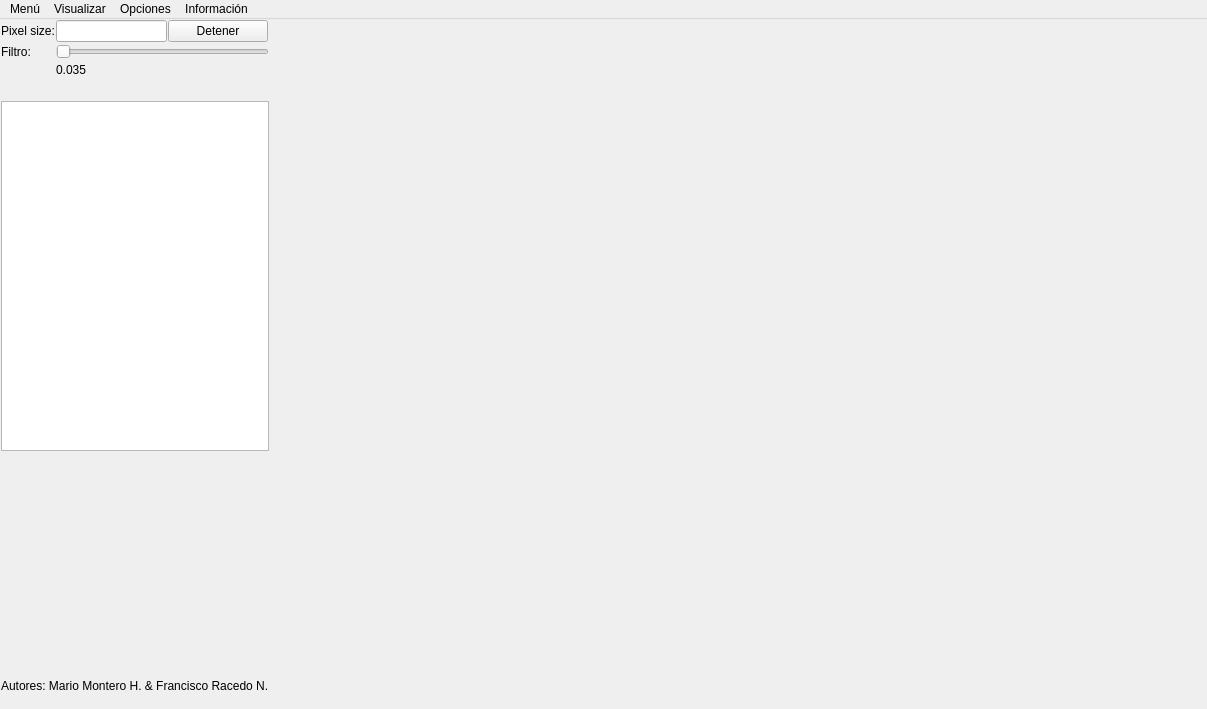
<?xml version="1.0" encoding="UTF-8"?>
<ui version="4.0">
 <author>Mario Montero</author>
 <class>Laser</class>
 <widget class="QMainWindow" name="Laser">
  <property name="enabled">
   <bool>true</bool>
  </property>
  <property name="geometry">
   <rect>
    <x>0</x>
    <y>0</y>
    <width>1207</width>
    <height>709</height>
   </rect>
  </property>
  <property name="sizePolicy">
   <sizepolicy hsizetype="Expanding" vsizetype="Expanding">
    <horstretch>0</horstretch>
    <verstretch>0</verstretch>
   </sizepolicy>
  </property>
  <property name="windowTitle">
   <string>Perfilador láser</string>
  </property>
  <property name="windowIcon">
   <iconset>
    <normaloff>Figure_2-.ico</normaloff>Figure_2-.ico</iconset>
  </property>
  <property name="layoutDirection">
   <enum>Qt::LeftToRight</enum>
  </property>
  <property name="styleSheet">
   <string notr="true"/>
  </property>
  <property name="iconSize">
   <size>
    <width>125</width>
    <height>125</height>
   </size>
  </property>
  <property name="toolButtonStyle">
   <enum>Qt::ToolButtonFollowStyle</enum>
  </property>
  <property name="animated">
   <bool>true</bool>
  </property>
  <property name="documentMode">
   <bool>false</bool>
  </property>
  <widget class="QWidget" name="centralwidget">
   <property name="autoFillBackground">
    <bool>false</bool>
   </property>
   <layout class="QGridLayout" name="gridLayout">
    <item row="5" column="4" rowspan="3">
     <widget class="QWidget" name="widget_3" native="true">
      <property name="sizePolicy">
       <sizepolicy hsizetype="Expanding" vsizetype="Expanding">
        <horstretch>1</horstretch>
        <verstretch>1</verstretch>
       </sizepolicy>
      </property>
      <property name="minimumSize">
       <size>
        <width>164</width>
        <height>182</height>
       </size>
      </property>
      <property name="maximumSize">
       <size>
        <width>1000</width>
        <height>431</height>
       </size>
      </property>
      <property name="sizeIncrement">
       <size>
        <width>1</width>
        <height>1</height>
       </size>
      </property>
      <property name="baseSize">
       <size>
        <width>433</width>
        <height>331</height>
       </size>
      </property>
     </widget>
    </item>
    <item row="8" column="0" colspan="4">
     <widget class="QLabel" name="label_5">
      <property name="minimumSize">
       <size>
        <width>0</width>
        <height>0</height>
       </size>
      </property>
      <property name="maximumSize">
       <size>
        <width>351</width>
        <height>17</height>
       </size>
      </property>
      <property name="baseSize">
       <size>
        <width>351</width>
        <height>17</height>
       </size>
      </property>
      <property name="text">
       <string>Autores: Mario Montero H. &amp; Francisco Racedo N.</string>
      </property>
     </widget>
    </item>
    <item row="1" column="0">
     <widget class="QLabel" name="label_2">
      <property name="minimumSize">
       <size>
        <width>0</width>
        <height>0</height>
       </size>
      </property>
      <property name="maximumSize">
       <size>
        <width>51</width>
        <height>17</height>
       </size>
      </property>
      <property name="baseSize">
       <size>
        <width>51</width>
        <height>17</height>
       </size>
      </property>
      <property name="text">
       <string>Filtro:</string>
      </property>
     </widget>
    </item>
    <item row="2" column="1">
     <widget class="QLabel" name="label_3">
      <property name="sizePolicy">
       <sizepolicy hsizetype="Minimum" vsizetype="Minimum">
        <horstretch>0</horstretch>
        <verstretch>0</verstretch>
       </sizepolicy>
      </property>
      <property name="minimumSize">
       <size>
        <width>0</width>
        <height>0</height>
       </size>
      </property>
      <property name="maximumSize">
       <size>
        <width>71</width>
        <height>17</height>
       </size>
      </property>
      <property name="baseSize">
       <size>
        <width>71</width>
        <height>17</height>
       </size>
      </property>
      <property name="text">
       <string>0.035</string>
      </property>
     </widget>
    </item>
    <item row="1" column="1" colspan="3">
     <widget class="QSlider" name="horizontalSlider">
      <property name="sizePolicy">
       <sizepolicy hsizetype="Minimum" vsizetype="Fixed">
        <horstretch>0</horstretch>
        <verstretch>0</verstretch>
       </sizepolicy>
      </property>
      <property name="minimumSize">
       <size>
        <width>0</width>
        <height>0</height>
       </size>
      </property>
      <property name="maximumSize">
       <size>
        <width>270</width>
        <height>21</height>
       </size>
      </property>
      <property name="minimum">
       <number>0</number>
      </property>
      <property name="value">
       <number>0</number>
      </property>
      <property name="orientation">
       <enum>Qt::Horizontal</enum>
      </property>
      <property name="invertedControls">
       <bool>false</bool>
      </property>
      <property name="tickInterval">
       <number>5</number>
      </property>
     </widget>
    </item>
    <item row="0" column="1">
     <widget class="QLineEdit" name="lineEdit">
      <property name="minimumSize">
       <size>
        <width>0</width>
        <height>0</height>
       </size>
      </property>
      <property name="maximumSize">
       <size>
        <width>113</width>
        <height>25</height>
       </size>
      </property>
     </widget>
    </item>
    <item row="0" column="0">
     <widget class="QLabel" name="label">
      <property name="minimumSize">
       <size>
        <width>0</width>
        <height>0</height>
       </size>
      </property>
      <property name="maximumSize">
       <size>
        <width>81</width>
        <height>17</height>
       </size>
      </property>
      <property name="baseSize">
       <size>
        <width>81</width>
        <height>17</height>
       </size>
      </property>
      <property name="text">
       <string>Pixel size:</string>
      </property>
     </widget>
    </item>
    <item row="3" column="0" rowspan="3" colspan="4">
     <widget class="QTableView" name="tableView">
      <property name="minimumSize">
       <size>
        <width>0</width>
        <height>0</height>
       </size>
      </property>
      <property name="maximumSize">
       <size>
        <width>351</width>
        <height>350</height>
       </size>
      </property>
      <property name="baseSize">
       <size>
        <width>351</width>
        <height>361</height>
       </size>
      </property>
      <property name="gridStyle">
       <enum>Qt::NoPen</enum>
      </property>
     </widget>
    </item>
    <item row="5" column="5" rowspan="3">
     <widget class="QWidget" name="widget_2" native="true">
      <property name="sizePolicy">
       <sizepolicy hsizetype="Expanding" vsizetype="Expanding">
        <horstretch>1</horstretch>
        <verstretch>1</verstretch>
       </sizepolicy>
      </property>
      <property name="minimumSize">
       <size>
        <width>164</width>
        <height>182</height>
       </size>
      </property>
      <property name="maximumSize">
       <size>
        <width>1000</width>
        <height>431</height>
       </size>
      </property>
      <property name="sizeIncrement">
       <size>
        <width>1</width>
        <height>1</height>
       </size>
      </property>
      <property name="baseSize">
       <size>
        <width>433</width>
        <height>331</height>
       </size>
      </property>
     </widget>
    </item>
    <item row="7" column="0" colspan="3">
     <widget class="QLabel" name="label_6">
      <property name="minimumSize">
       <size>
        <width>0</width>
        <height>0</height>
       </size>
      </property>
      <property name="maximumSize">
       <size>
        <width>131</width>
        <height>71</height>
       </size>
      </property>
      <property name="baseSize">
       <size>
        <width>131</width>
        <height>71</height>
       </size>
      </property>
      <property name="autoFillBackground">
       <bool>false</bool>
      </property>
      <property name="text">
       <string/>
      </property>
      <property name="pixmap">
       <pixmap>imagenes/acreditacion logo 2019.png</pixmap>
      </property>
      <property name="scaledContents">
       <bool>true</bool>
      </property>
      <property name="wordWrap">
       <bool>false</bool>
      </property>
      <property name="openExternalLinks">
       <bool>false</bool>
      </property>
     </widget>
    </item>
    <item row="9" column="0" colspan="2">
     <widget class="QLabel" name="label_7">
      <property name="sizePolicy">
       <sizepolicy hsizetype="Minimum" vsizetype="Minimum">
        <horstretch>0</horstretch>
        <verstretch>0</verstretch>
       </sizepolicy>
      </property>
      <property name="minimumSize">
       <size>
        <width>0</width>
        <height>0</height>
       </size>
      </property>
      <property name="maximumSize">
       <size>
        <width>61</width>
        <height>15</height>
       </size>
      </property>
      <property name="baseSize">
       <size>
        <width>61</width>
        <height>15</height>
       </size>
      </property>
      <property name="autoFillBackground">
       <bool>false</bool>
      </property>
      <property name="text">
       <string/>
      </property>
      <property name="pixmap">
       <pixmap>imagenes/logo pixel_Mesa de trabajo 11_Mesa de trabajo 1.png</pixmap>
      </property>
      <property name="scaledContents">
       <bool>true</bool>
      </property>
      <property name="openExternalLinks">
       <bool>false</bool>
      </property>
     </widget>
    </item>
    <item row="0" column="5" rowspan="5">
     <widget class="QWidget" name="widget" native="true">
      <property name="sizePolicy">
       <sizepolicy hsizetype="Expanding" vsizetype="Expanding">
        <horstretch>1</horstretch>
        <verstretch>1</verstretch>
       </sizepolicy>
      </property>
      <property name="minimumSize">
       <size>
        <width>164</width>
        <height>182</height>
       </size>
      </property>
      <property name="maximumSize">
       <size>
        <width>1000</width>
        <height>431</height>
       </size>
      </property>
      <property name="sizeIncrement">
       <size>
        <width>1</width>
        <height>1</height>
       </size>
      </property>
      <property name="baseSize">
       <size>
        <width>433</width>
        <height>331</height>
       </size>
      </property>
     </widget>
    </item>
    <item row="0" column="4" rowspan="5">
     <widget class="QWidget" name="widget_4" native="true">
      <property name="sizePolicy">
       <sizepolicy hsizetype="Expanding" vsizetype="Expanding">
        <horstretch>1</horstretch>
        <verstretch>1</verstretch>
       </sizepolicy>
      </property>
      <property name="minimumSize">
       <size>
        <width>164</width>
        <height>182</height>
       </size>
      </property>
      <property name="maximumSize">
       <size>
        <width>1000</width>
        <height>431</height>
       </size>
      </property>
      <property name="sizeIncrement">
       <size>
        <width>1</width>
        <height>1</height>
       </size>
      </property>
      <property name="baseSize">
       <size>
        <width>433</width>
        <height>331</height>
       </size>
      </property>
      <property name="layoutDirection">
       <enum>Qt::LeftToRight</enum>
      </property>
     </widget>
    </item>
    <item row="0" column="2">
     <widget class="QPushButton" name="pushButton">
      <property name="enabled">
       <bool>true</bool>
      </property>
      <property name="sizePolicy">
       <sizepolicy hsizetype="Expanding" vsizetype="Fixed">
        <horstretch>0</horstretch>
        <verstretch>0</verstretch>
       </sizepolicy>
      </property>
      <property name="minimumSize">
       <size>
        <width>0</width>
        <height>0</height>
       </size>
      </property>
      <property name="maximumSize">
       <size>
        <width>100</width>
        <height>25</height>
       </size>
      </property>
      <property name="baseSize">
       <size>
        <width>89</width>
        <height>25</height>
       </size>
      </property>
      <property name="text">
       <string>Detener</string>
      </property>
     </widget>
    </item>
   </layout>
   <zorder>tableView</zorder>
   <zorder>label_5</zorder>
   <zorder>widget_4</zorder>
   <zorder>widget</zorder>
   <zorder>label_6</zorder>
   <zorder>label_7</zorder>
   <zorder>lineEdit</zorder>
   <zorder>label</zorder>
   <zorder>label_2</zorder>
   <zorder>horizontalSlider</zorder>
   <zorder>label_3</zorder>
   <zorder>widget_2</zorder>
   <zorder>widget_3</zorder>
   <zorder>pushButton</zorder>
  </widget>
  <widget class="QMenuBar" name="menubar">
   <property name="geometry">
    <rect>
     <x>0</x>
     <y>0</y>
     <width>1207</width>
     <height>22</height>
    </rect>
   </property>
   <widget class="QMenu" name="menuMenu">
    <property name="title">
     <string>Menú</string>
    </property>
    <addaction name="actionAbrir"/>
    <addaction name="actionGuardar"/>
    <addaction name="actionAbrir_Imagen"/>
    <addaction name="actionSelecionar_camara"/>
    <addaction name="actionExportar_reporte"/>
   </widget>
   <widget class="QMenu" name="menuVisualizar">
    <property name="title">
     <string>Visualizar</string>
    </property>
    <addaction name="action3D"/>
    <addaction name="action2D"/>
    <addaction name="action2D_Menor"/>
    <addaction name="action2DGuia"/>
    <addaction name="actionTabla_2"/>
   </widget>
   <widget class="QMenu" name="menuInformaci_n">
    <property name="title">
     <string>Información</string>
    </property>
    <addaction name="actionAyuda"/>
    <addaction name="actionAbaut"/>
   </widget>
   <widget class="QMenu" name="menuOpciones">
    <property name="title">
     <string>Opciones</string>
    </property>
    <widget class="QMenu" name="menuApariencia">
     <property name="title">
      <string>Apariencia</string>
     </property>
     <addaction name="actionDefault"/>
     <addaction name="actionDark_Blue"/>
    </widget>
    <addaction name="menuApariencia"/>
   </widget>
   <addaction name="menuMenu"/>
   <addaction name="menuVisualizar"/>
   <addaction name="menuOpciones"/>
   <addaction name="menuInformaci_n"/>
  </widget>
  <action name="actionGuardar">
   <property name="text">
    <string>Guardar</string>
   </property>
   <property name="iconVisibleInMenu">
    <bool>true</bool>
   </property>
  </action>
  <action name="actionAbrir_Imagen">
   <property name="checkable">
    <bool>false</bool>
   </property>
   <property name="text">
    <string>Seleccionar Imagen</string>
   </property>
  </action>
  <action name="actionSelecionar_camara">
   <property name="checkable">
    <bool>false</bool>
   </property>
   <property name="checked">
    <bool>false</bool>
   </property>
   <property name="enabled">
    <bool>false</bool>
   </property>
   <property name="text">
    <string>Selecionar camara</string>
   </property>
  </action>
  <action name="actionTabla">
   <property name="enabled">
    <bool>false</bool>
   </property>
   <property name="text">
    <string>Tabla</string>
   </property>
  </action>
  <action name="actionGuardar_tabla">
   <property name="text">
    <string>Guardar tabla</string>
   </property>
  </action>
  <action name="actionVisualizar_3D">
   <property name="text">
    <string>Visualizar 3D</string>
   </property>
  </action>
  <action name="action3D">
   <property name="text">
    <string>3D </string>
   </property>
  </action>
  <action name="action2D">
   <property name="text">
    <string>2D Mayor</string>
   </property>
  </action>
  <action name="action2DGuia">
   <property name="text">
    <string>2D Guia</string>
   </property>
  </action>
  <action name="actionAbaut">
   <property name="text">
    <string>Abaut</string>
   </property>
  </action>
  <action name="actionDark_Blue">
   <property name="text">
    <string>Dark-Blue</string>
   </property>
  </action>
  <action name="actionDefault">
   <property name="text">
    <string>Default</string>
   </property>
  </action>
  <action name="action2D_Menor">
   <property name="text">
    <string>2D Menor</string>
   </property>
  </action>
  <action name="actionAbrir">
   <property name="text">
    <string>Abrir</string>
   </property>
  </action>
  <action name="actionAyuda">
   <property name="enabled">
    <bool>true</bool>
   </property>
   <property name="text">
    <string>Ayuda</string>
   </property>
  </action>
  <action name="actionExportar_reporte">
   <property name="enabled">
    <bool>false</bool>
   </property>
   <property name="text">
    <string>Exportar reporte</string>
   </property>
  </action>
  <action name="actionTabla_2">
   <property name="text">
    <string>Tabla</string>
   </property>
  </action>
  <action name="actionparametros">
   <property name="text">
    <string>parametros</string>
   </property>
  </action>
 </widget>
 <layoutdefault spacing="1" margin="1"/>
 <resources/>
 <connections/>
 <designerdata>
  <property name="gridDeltaX">
   <number>2</number>
  </property>
  <property name="gridDeltaY">
   <number>2</number>
  </property>
  <property name="gridSnapX">
   <bool>true</bool>
  </property>
  <property name="gridSnapY">
   <bool>true</bool>
  </property>
  <property name="gridVisible">
   <bool>false</bool>
  </property>
 </designerdata>
</ui>
